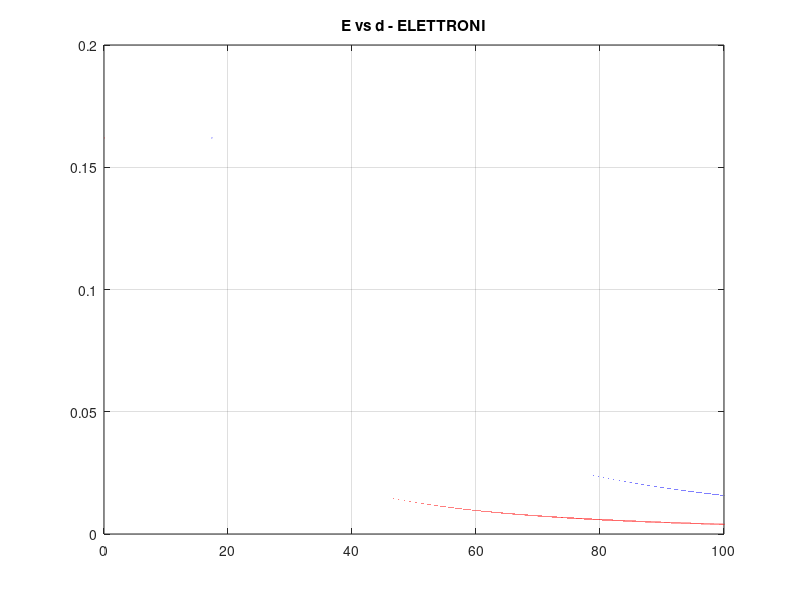
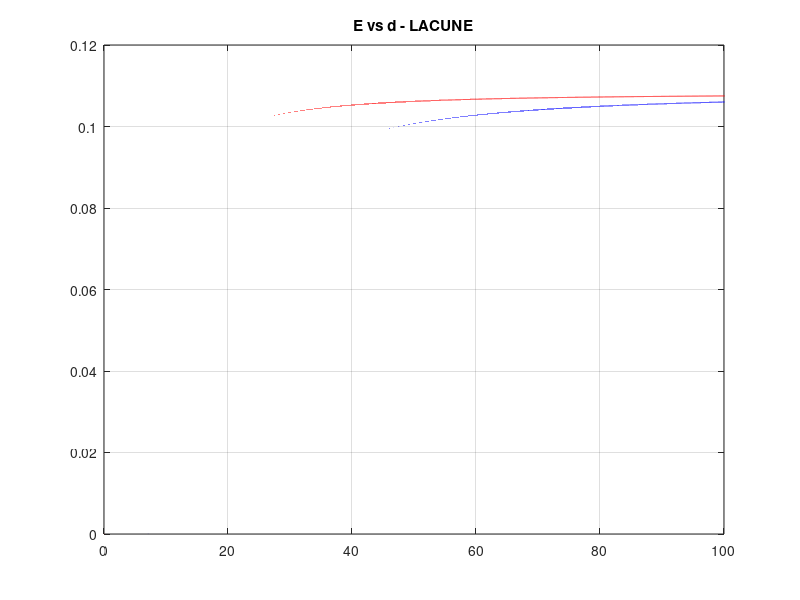
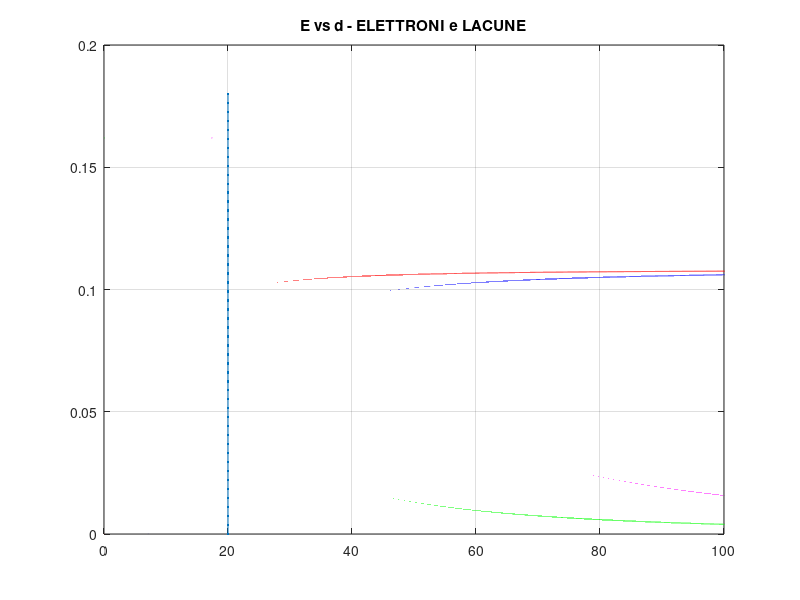

MATLAB code to generate these figures, in order:
clear all
close all
clc

%TODO plot diagramma a bande

m_e = 4.385358e-32; %kg
m_h = 3.9351705e-31; %kg
h_t = 6.582199e-16; %eV*s
U1e = 0; %eV
U2e = 0.162; %eV
Ee = linspace(U1e, U2e, 1000000);
gammae = (sqrt(2*m_e)./h_t).*sqrt(U2e - Ee);
deltae = (sqrt(2*m_e)./h_t).*sqrt(U2e - Ee);
k_xe = (sqrt(2*m_e)./h_t).*sqrt(Ee - U1e);
d0e = (1./k_xe).*(atan(gammae./k_xe)+ atan(deltae./k_xe)); %nm
d_TE = (atan(gammae./k_xe) + atan(deltae./k_xe) + pi)./(k_xe);
d1e = (1./k_xe).*(atan(gammae./k_xe)+ atan(deltae./k_xe)+pi); %nm


U1h = 0.108; %eV
U2h = 0; %eV
Eh = linspace(U2h, U1h, 1000000);
gammah = (sqrt(2*m_h)./h_t).*sqrt(Eh - U2h);
deltah = (sqrt(2*m_h)./h_t).*sqrt(Eh - U2h);
k_xh = (sqrt(2*m_h)./h_t).*sqrt(U1h - Eh);
d0h = (1./k_xh).*(atan(gammah./k_xh)+ atan(deltah./k_xh)); %nm
d1h = (1./k_xh).*(atan(gammah./k_xh)+ atan(deltah./k_xh)+pi); %nm

x = 20 * ones(1, 50);
y = linspace(0, 0.18, 50);

figure
plot(d0e,Ee,'r',d1e,Ee,'b')
title('E vs d - ELETTRONI')
grid on
xlim([0 100])

figure
plot(d0h,Eh,'r',d1h,Eh,'b')
title('E vs d - LACUNE')
grid on
xlim([0 100])

figure
plot(d0h,Eh,'r',d1h,Eh,'b', d0e,Ee, 'g', d1e, Ee, 'm', x, y, '.-')
title('E vs d - ELETTRONI e LACUNE')
grid on
xlim([0 100])

E0e = 0.048556; %eV
E1e = 0.155420; %eV
E1h = 0.072684; %eV
E0h = 0.099008; %eV

lambda_ric = h_t*2*pi*3e8/(E0e+E0h+0.775437);
